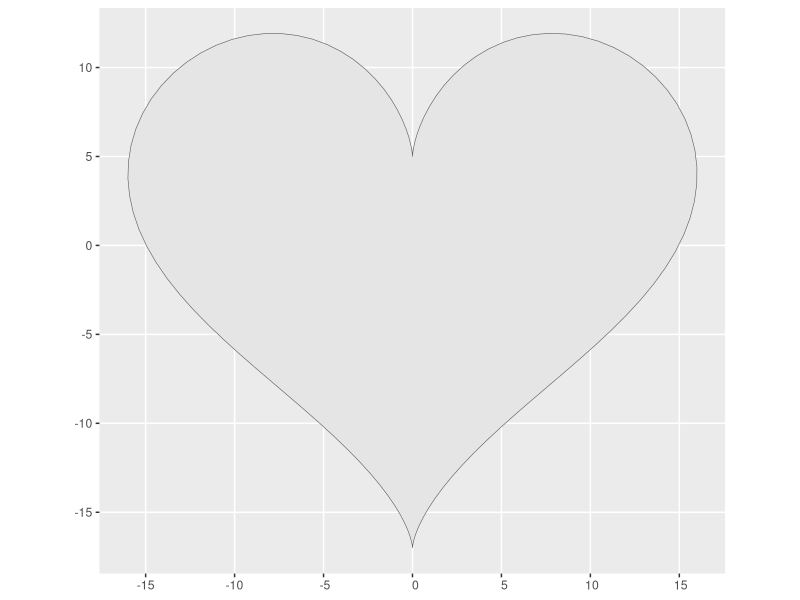
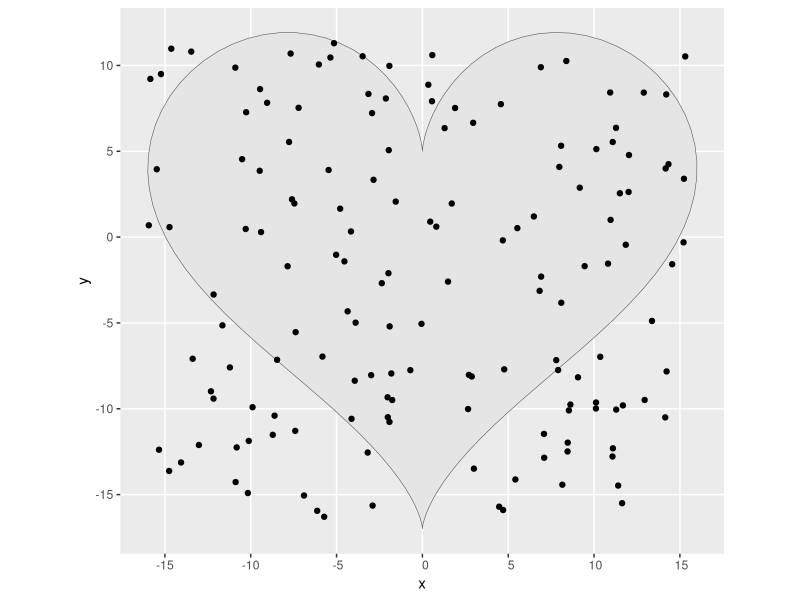
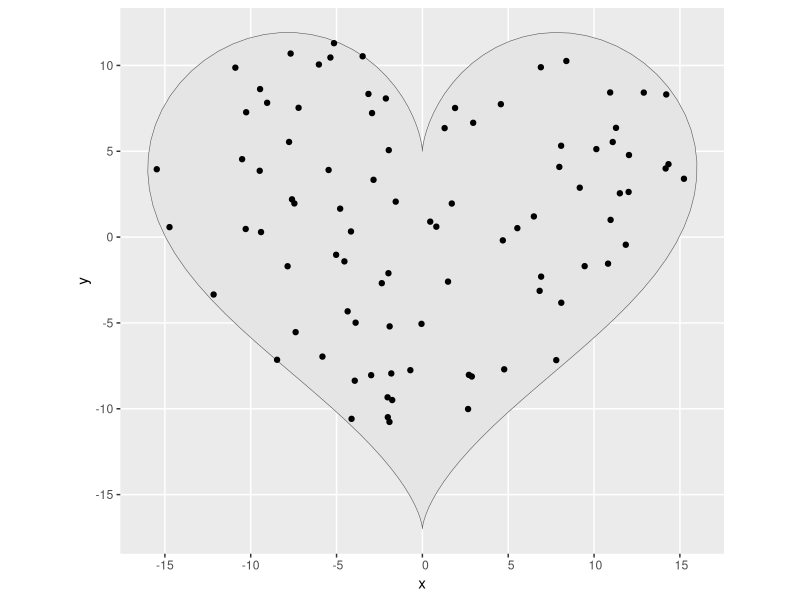
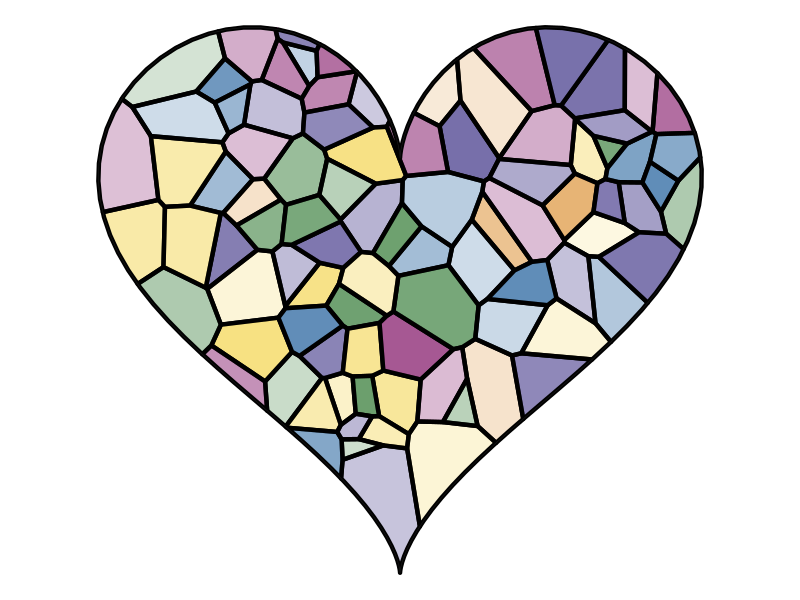
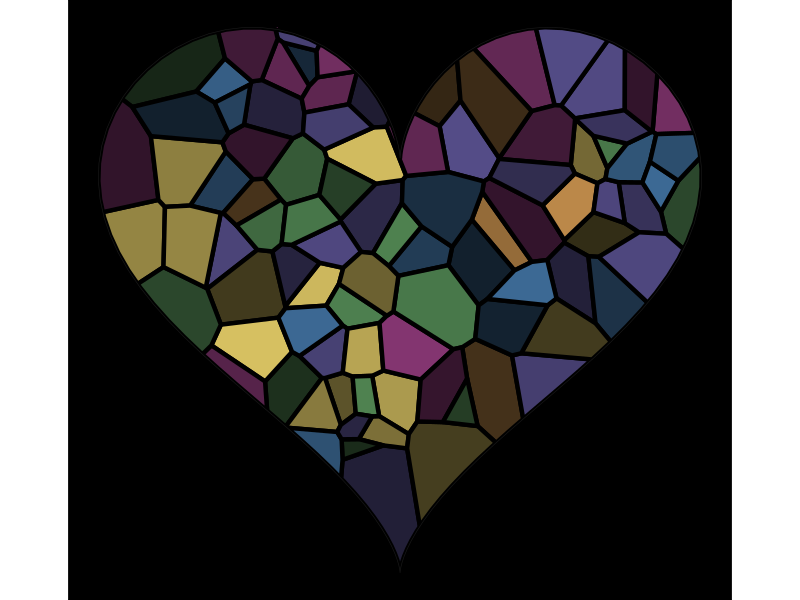

Generate these figures, in order, with R:
## ---- chunk 1
#| code-summary: Setup

library(ggplot2) # for plotting
library(dplyr)   # for data wrangling
library(sf)      # for shapes
library(ggforce) # for voronoi tiles
## ---- chunk 2
#| code-summary: Variables
seed <- 8675309
n_pts <- 150 ### Number of points to try to put inside the window
palette <- c(
  "pink" = "#983E82",
  "orange" = "#E2A458",
  "yellow" = "#F5DC70",
  "green" = "#59935B",
  "blue" = "#467AAC",
  "purple" = "#61589C"
)
## ---- chunk 3
#| code-summary: heart frame
t <- seq(0, 2*pi, by=0.05)
t <- c(t, t[[1]]) # append starting value
frame <- cbind(
  16*sin(t)^3,
  13*cos(t)-5*cos(2*t)-2*cos(3*t)-cos(4*t)
)
## ---- chunk 4
#| code-summary: convert to a polygon
frame_sf <- frame %>%
  list() %>% 
  sf::st_polygon()

ggplot(frame_sf) + geom_sf()
## ---- chunk 5
#| code-summary: random data points in frame bounds
set.seed(seed)
points <- tibble(
  x = runif(n_pts, min = min(frame[,1]), max = max(frame[,1])),
  y = runif(n_pts, min = min(frame[,2]), max = max(frame[,2]))
)

# plot to check
ggplot() + 
  geom_sf(data = frame_sf) +
  geom_point(aes(x, y), points)
## ---- chunk 6
#| code-summary: constrain points

## Creates a new sf object to hold the created points
points_sf <- sf::st_as_sf(points, coords = c("x","y"))

## Keeps only the random points that are within the frame
contained <- sf::st_contains(frame_sf, points_sf)
points <- points %>% dplyr::slice(contained[[1]])

# plot to check
ggplot() + 
  geom_sf(data = frame_sf) +
  geom_point(aes(x, y), points)
## ---- chunk 7
#| code-summary: pane colours

set.seed(seed)
points <- points %>% 
  mutate(
    fill = sample(palette, nrow(.), T),
    alpha = runif(nrow(.), min = 0.2, max = 0.9)
  )
## ---- chunk 8
#| code-summary: Plot

ggplot(points) +
  geom_voronoi_tile(aes(x = x, y = y, 
                        group = -1L, 
                        fill = I(fill),
                        alpha = I(alpha)),
                    color = "black", 
                    size = 1.5, 
                    bound = frame) +
  geom_sf(data = frame_sf, 
          size = 4, 
          color = "grey10", 
          fill = "transparent") +
  theme_void()
## ---- chunk 9
#| code-summary: Black heart

ggplot2::last_plot() +
  theme(plot.background = element_rect(fill = "black"))
